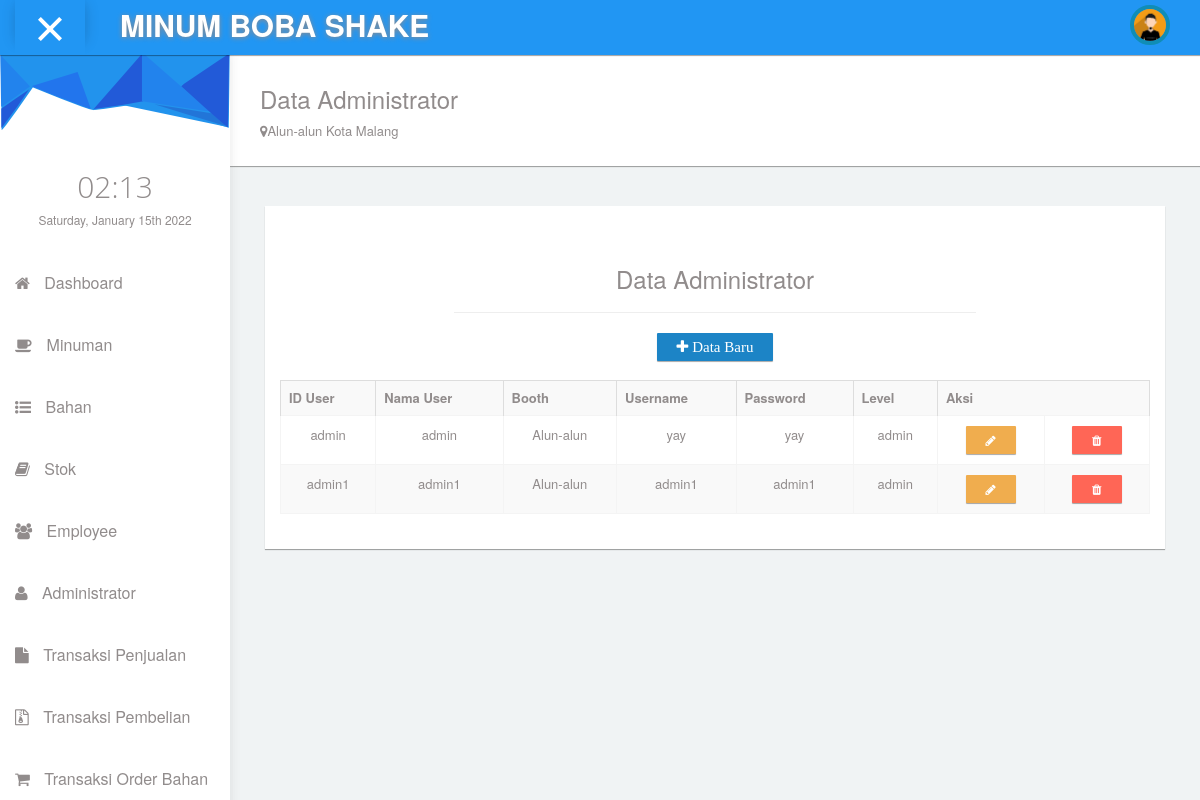
The app's page /adm_adm.php with its own data.
### tables this page shows
CREATE TABLE `user` (
  `id_user` varchar(20) NOT NULL,
  `nama_user` varchar(40) NOT NULL,
  `booth` varchar(50) NOT NULL,
  `username` varchar(30) NOT NULL,
  `password` varchar(30) NOT NULL,
  `level` enum('admin','employee') NOT NULL
);

### adm_adm.php (the view, shortened to what this page needs)
<!DOCTYPE html>
<html lang="en">
<head>
    <link rel="stylesheet" type="text/css" href="asset/css/bootstrap.min.css">
      <link rel="stylesheet" type="text/css" href="asset/css/plugins/font-awesome.min.css"/>
      <link rel="stylesheet" type="text/css" href="asset/css/plugins/simple-line-icons.css"/>
      <link rel="stylesheet" type="text/css" href="asset/css/plugins/animate.min.css"/>
      <link rel="stylesheet" type="text/css" href="asset/css/plugins/fullcalendar.min.css"/>
  <link href="asset/css/style.css" rel="stylesheet">
  </head>
 <body id="mimin" class="dashboard">
        <nav class="navbar navbar-default header navbar-fixed-top">
          <div class="col-md-12 nav-wrapper">
            <div class="navbar-header" style="width:100%;">
              <div class="opener-left-menu is-open">
                <span class="bottom"></span>
              </div>
                <a href="index.html" class="navbar-brand">
                 <b>MINUM BOBA SHAKE</b>
                </a>
              <ul class="nav navbar-nav navbar-right user-nav">
                <li class="user-name"><span><?php echo @$_SESSION['nama_user'];?></span></li>
                  <li class="dropdown avatar-dropdown">
                   <img src="asset/img/avatar.jpg" class="img-circle avatar" alt="user name" data-toggle="dropdown" aria-haspopup="true" aria-expanded="true"/>
                </li>
                <li ><a href="#"></a></li>
              </ul>
            </div>
          </div>
        </nav>
      <div class="container-fluid mimin-wrapper">
             <div id="left-menu">
              <div class="sub-left-menu scroll">
                <ul class="nav nav-list">
                    <li><div class="left-bg"></div></li>
                    <li class="time">
                      <h1 class="animated fadeInLeft">21:00</h1>
                      <p class="animated fadeInRight">Sat,October 1st 2029</p>
                    </li>
                    <li><a href="adm_dash.php" class="tree-toggle nav-header"><span class="fa-home fa"></span> Dashboard</a></li>
                     <li><a href="adm_minum.php"><span class="fa-coffee fa"></span> Minuman</a></li>
                    <li><a href="adm_bahan.php"><span class="fa-list-ul fa"></span> Bahan</a></li>
                    <li><a href="adm_stok.php"><span class="fa-book fa"></span> Stok</a></li>
                    <li><a href="adm_user.php"><span class="fa-users fa"></span> Employee</a></li>
                    <li><a href="adm_adm.php"><span class="fa-user fa"></span> Administrator</a></li>
                    <li><a href="adm_jual.php"><span class="fa-file fa"></span> Transaksi Penjualan</a></li>
                    <li><a href="adm_beli.php"><span class="fa-file-archive-o fa"></span> Transaksi Pembelian</a></li>
                    <li><a href="adm_orderan.php"><span class="fa-shopping-cart fa"></span> Transaksi Order Bahan</a></li>
                  </ul>
                </div>
            </div>
            <div id="content">
                <div class="panel">
                  <div class="panel-body">
                      <div class="col-md-6 col-sm-12">
                        <h3 class="animated fadeInLeft">Data Administrator</h3>
                        <p class="animated fadeInDown"><span class="fa  fa-map-marker"></span>Alun-alun Kota Malang</p>
                    </div>
                  </div>
                </div>
                <div class="col-md-12" style="padding:20px;">
                    <div class="col-md-12 padding-0">
                        <div class="col-md-12 padding-0">
                            <div class="col-md-12 padding-0">
                                <div class="col-md-12">
                                    <div class="panel box-v1">
                                      <div class="panel-body text-center">
                                        <h3>Data Administrator</h3>
                                        <hr/>
                                        <center><a href="adm_c_adm.php" class="btn btn-primary btn-sm"><span class="fa fa-plus" style="font-size: 15px;">  Data Baru</span></a></center>
                                        <br>
                                        <table class="table table-bordered table-striped">
                                          <tr>
                                            <th>ID User</th>
                                            <th>Nama User</th>
                                            <th>Booth</th>
                                            <th>Username</th>
                                            <th>Password</th>
                                            <th>Level</th>
                                            <th colspan="2">Aksi</th>
                                          </tr>
                                          <?php
                                            include 'koneksi.php';
                                            $data = mysqli_query($konek, "SELECT * from user where level='admin'");
                                            while ($d = mysqli_fetch_array($data)) {
                                          ?>
                                            <tr>
                                              <td><?php echo $d['id_user']; ?></td>
                                              <td><?php echo $d['nama_user']; ?></td>
                                              <td><?php echo $d['booth']; ?></td>
                                              <td><?php echo $d['username']; ?></td>
                                              <td><?php echo $d['password']; ?></td>
                                              <td><?php echo $d['level']; ?></td>
                                              <td>
                                              <a href="adm_ub_adm.php?id_user=<?php echo $d['id_user']; ?>" class="btn btn-warning btn-sm"><span class="fa fa-pencil"></span></a>
                                              </td>
                                              <td>
                                              <a href="adm_h_adm.php?id_user=<?php echo $d['id_user']; ?>" onclick="return confirm('Apakah anda yakin?')" class="btn btn-danger btn-sm"><span class="fa fa-trash"></span></a>
                                              </td>
                                            </tr>
                                            <?php
                                            }
                                            ?>
                                        </table>
                                      </div>
                                    </div>
                                </div>
                            </div>
                        </div>
                    </div>
              </div>
      </div>
  </body>
</html>

### records on screen
user: id_user "admin", nama_user "admin", booth "Alun-alun", username "yay", password "yay", level "admin"
user: id_user "admin1", nama_user "admin1", booth "Alun-alun", username "admin1", password "admin1", level "admin"
